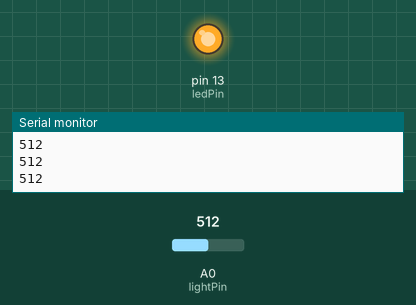
This sketch was run on a simulated Arduino Uno, built with avr-gcc and run on an emulated ATmega328P. On the bench: output pins drawn as LEDs (lit = HIGH), the last lines printed to the serial monitor. Inputs (shaded band) come from the test bench; at power-on: A0 (lightPin) = 512.

Above: at 1.2 s.
1.3 s: A0 (lightPin) set to 138
2.8 s: A0 (lightPin) set to 117
At 4.0 s:
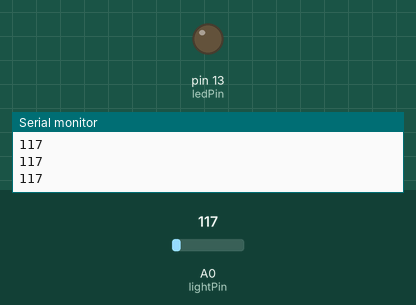
4.3 s: A0 (lightPin) set to 306
At 5.4 s:
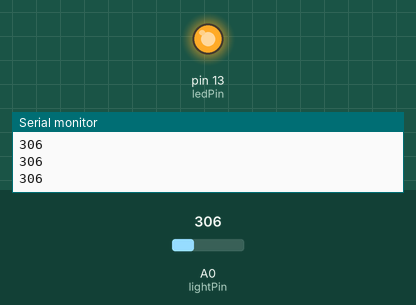
5.8 s: A0 (lightPin) set to 122
At 6.8 s:
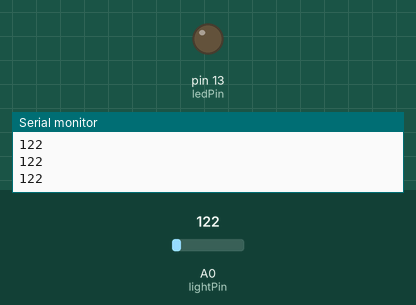
Timing chart, 0 to 8.3 s (numbered marks = the images above; inputs shaded):
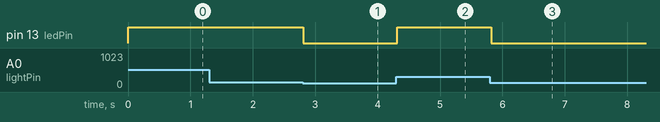

Measured:
- the behaviour switches between 128 and 127 on A0 (lightPin) (found by bisection; images 0 and 1)
- after the input at 2.8 s, pin 13 (ledPin): HIGH → LOW at once
- after the input at 4.3 s, pin 13 (ledPin): LOW → HIGH at once
- after the input at 5.8 s, pin 13 (ledPin): HIGH → LOW at once

The sketch:

photoresistor.ino
```cpp
int lightPin = 0;  //define a pin for Photo resistor
int ledPin=13;     //define a pin for LED

void setup()
{
    Serial.begin(115200);  //Begin serial communcation
    pinMode( ledPin, OUTPUT );
}

void loop()
{
    Serial.println(analogRead(lightPin)); //Write the value of the photoresistor to the serial monitor.
    analogWrite(ledPin, analogRead(lightPin));  //send the value to the ledPin. Depending on value of resistor
                                                //you have  to divide the value. for example,
                                                //with a 10k resistor divide the value by 2, for 100k resistor divide by 4.
   delay(100); //short delay for faster response to light.
}
```
